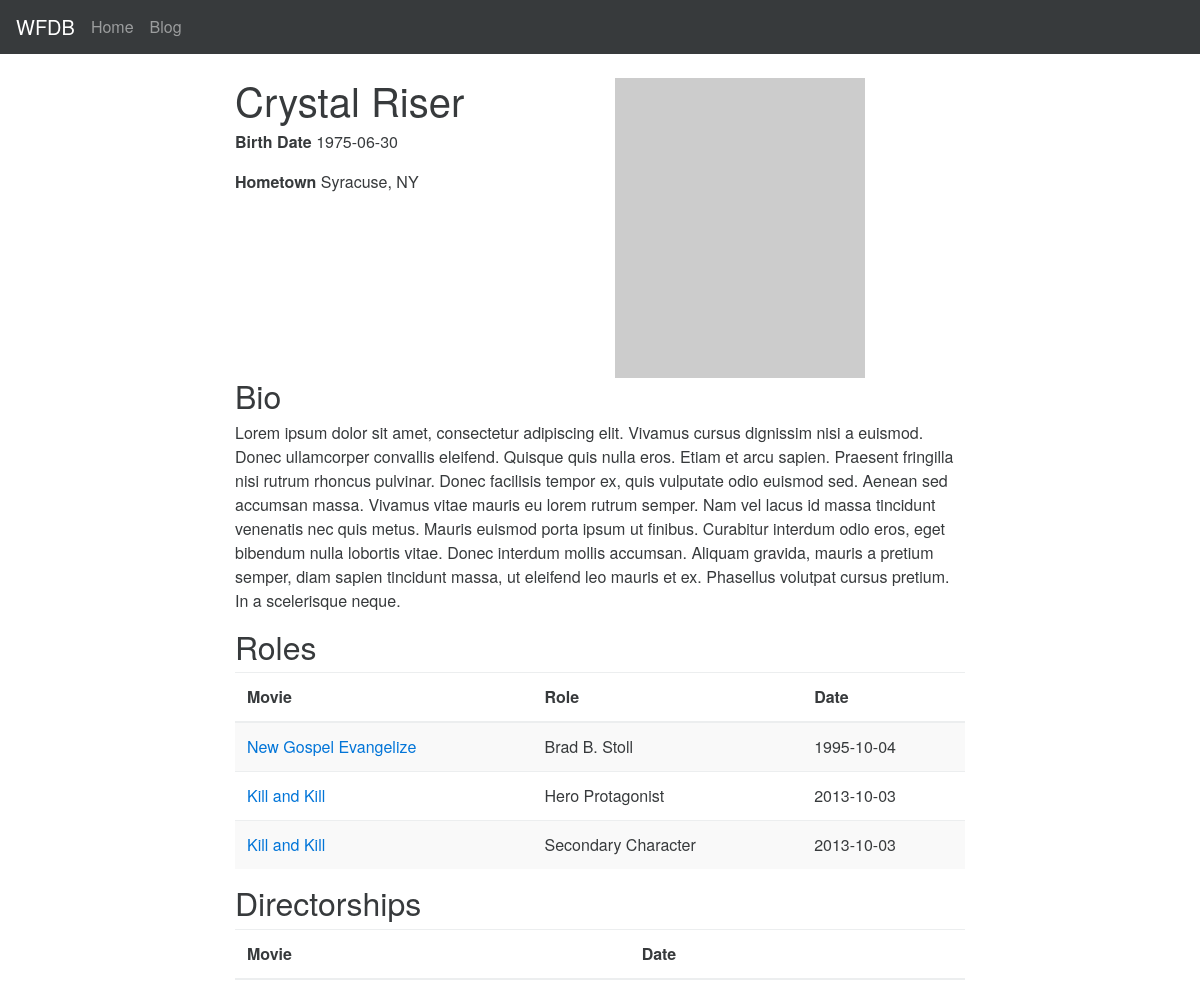
The page /actor/1 on the database its author committed.
### app.py (models this page shows, shortened)
class Actor(db.Model):
    id = db.Column(db.Integer(), primary_key=True)
    first_name = db.Column(db.String())
    last_name = db.Column(db.String())
    birthday = db.Column(db.Date())
    deathday = db.Column(db.Date())
    hometown = db.Column(db.String())
    bio = db.Column(db.Text())
    picture = db.Column(db.String())
    roles = db.relationship("MovieRole", backref="actor")
    directorships = db.relationship(
        'Movie',
        backref='director',
        lazy='dynamic'
    )

class MovieRole(db.Model):
    id = db.Column(db.Integer(), primary_key=True)
    actor_id = db.Column(db.Integer, db.ForeignKey('actor.id'))
    movie_id = db.Column(db.Integer, db.ForeignKey('movie.id'))
    role_name = db.Column(db.String())
    movie = db.relationship("Movie", backref="cast")

class Movie(db.Model):
    id = db.Column(db.Integer(), primary_key=True)
    name = db.Column(db.String())
    release_date = db.Column(db.Date())
    director_id = db.Column(db.Integer(), db.ForeignKey('actor.id'))
    summary = db.Column(db.Text())

### app.py (the view)
@app.route("/actor/<int:actor_id>")
def actor(actor_id):
    actor = Actor.query.get_or_404(actor_id)
    return render_template("actor.html", actor=actor)

### templates/actor.html (shortened to what this page needs)
{% extends "base.html" %}
{% block body %}
    <div class="row">
        <div class="col-md-4 col-md-offset-2">
            <h1>{{ actor.first_name }} {{ actor.last_name }}</h1>
            <p><strong>Birth Date</strong> {{ actor.birthday }}</p>
            <p><strong>Hometown</strong> {{ actor.hometown }}</p>
        </div>
        <div class="col-md-4">
            <img src="http://placehold.it/250x300">
        </div>
    </div>
    <div class="row">
        <div class="col-md-8 col-md-offset-2">
            <h2>Bio</h2>
            <p>{{ actor.bio }}</p>
        </div>
    </div>
    <div class="row">
        <div class="col-md-8 col-md-offset-2">
            <h2>Roles</h2>
            <table class="table table-striped">
                <thead>
                    <tr>
                        <th>Movie</th>
                        <th>Role</th>
                        <th>Date</th>
                    </tr>
                </thead>
                <tbody>
                    {% for role in actor.roles %}
                        <tr>
                            <td><a href="{{ url_for('.movie', movie_id=role.movie.id) }}">{{ role.movie.name }}</a></td>
                            <td>{{ role.role_name }}</td>
                            <td>{{ role.movie.release_date }}</td>
                        </tr>
                    {% endfor %}
                </tbody>
            </table>
        </div>
    </div>
    <div class="row">
        <div class="col-md-8 col-md-offset-2">
            <h2>Directorships</h2>
            <table class="table table-striped">
                <thead>
                    <tr>
                        <th>Movie</th>
                        <th>Date</th>
                    </tr>
                </thead>
            </table>
        </div>
    </div>
{% endblock %}

### rows shown on the page
Actor: first_name "Crystal", last_name "Riser", birthday "1975-06-30", hometown "Syracuse, NY", bio "Lorem ipsum dolor sit amet, consectetur adipiscing elit. Vivamus cursus dignissim nisi a euismod. Donec ullamcorper convallis eleifend. Quisque quis nulla eros. Etiam et arcu sapien. Praesent fringilla nisi rutrum rhoncus pulvinar. Donec facilisis tempor ex, quis vulputate odio euismod sed. Aenean sed accumsan massa. Vivamus vitae mauris eu lorem rutrum semper. Nam vel lacus id massa tincidunt venenatis nec quis metus. Mauris euismod porta ipsum ut finibus. Curabitur interdum odio eros, eget bibendum nulla lobortis vitae. Donec interdum mollis accumsan. Aliquam gravida, mauris a pretium semper, diam sapien tincidunt massa, ut eleifend leo mauris et ex. Phasellus volutpat cursus pretium. In…"
MovieRole: movie.name "New Gospel Evangelize", role_name "Brad B. Stoll", movie.release_date "1995-10-04"
MovieRole: movie.name "Kill and Kill", role_name "Hero Protagonist", movie.release_date "2013-10-03"
MovieRole: movie.name "Kill and Kill", role_name "Secondary Character", movie.release_date "2013-10-03"
